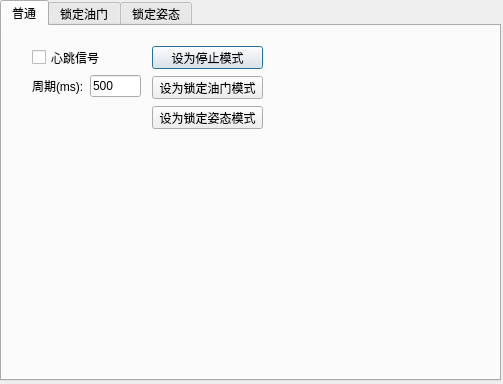
<?xml version="1.0" encoding="UTF-8"?>
<ui version="4.0">
 <class>DialogControl</class>
 <widget class="QDialog" name="DialogControl">
  <property name="geometry">
   <rect>
    <x>0</x>
    <y>0</y>
    <width>503</width>
    <height>384</height>
   </rect>
  </property>
  <property name="focusPolicy">
   <enum>Qt::WheelFocus</enum>
  </property>
  <property name="windowTitle">
   <string>控制</string>
  </property>
  <widget class="QTabWidget" name="tabWidget">
   <property name="geometry">
    <rect>
     <x>0</x>
     <y>0</y>
     <width>501</width>
     <height>381</height>
    </rect>
   </property>
   <property name="currentIndex">
    <number>0</number>
   </property>
   <widget class="QWidget" name="tab_5">
    <attribute name="title">
     <string>普通</string>
    </attribute>
    <widget class="QWidget" name="verticalLayoutWidget_2">
     <property name="geometry">
      <rect>
       <x>30</x>
       <y>20</y>
       <width>109</width>
       <height>51</height>
      </rect>
     </property>
     <layout class="QVBoxLayout" name="verticalLayout_2">
      <item>
       <widget class="QCheckBox" name="heartbeat_enable">
        <property name="text">
         <string>心跳信号</string>
        </property>
       </widget>
      </item>
      <item>
       <layout class="QHBoxLayout" name="horizontalLayout_3">
        <item>
         <widget class="QLabel" name="label_3">
          <property name="text">
           <string>周期(ms):</string>
          </property>
         </widget>
        </item>
        <item>
         <widget class="QLineEdit" name="heartbeat_interval">
          <property name="text">
           <string>500</string>
          </property>
         </widget>
        </item>
       </layout>
      </item>
     </layout>
    </widget>
    <widget class="QPushButton" name="setMode_halt">
     <property name="geometry">
      <rect>
       <x>150</x>
       <y>20</y>
       <width>111</width>
       <height>23</height>
      </rect>
     </property>
     <property name="text">
      <string>设为停止模式</string>
     </property>
    </widget>
    <widget class="QPushButton" name="setMode_lockAttitude">
     <property name="geometry">
      <rect>
       <x>150</x>
       <y>80</y>
       <width>111</width>
       <height>23</height>
      </rect>
     </property>
     <property name="text">
      <string>设为锁定姿态模式</string>
     </property>
    </widget>
    <widget class="QPushButton" name="setMode_lockThrottle">
     <property name="geometry">
      <rect>
       <x>150</x>
       <y>50</y>
       <width>111</width>
       <height>23</height>
      </rect>
     </property>
     <property name="text">
      <string>设为锁定油门模式</string>
     </property>
    </widget>
   </widget>
   <widget class="QWidget" name="lockThrottle">
    <property name="enabled">
     <bool>false</bool>
    </property>
    <attribute name="title">
     <string>锁定油门</string>
    </attribute>
    <widget class="QGroupBox" name="groupBox_3">
     <property name="geometry">
      <rect>
       <x>20</x>
       <y>10</y>
       <width>201</width>
       <height>121</height>
      </rect>
     </property>
     <property name="title">
      <string>油门</string>
     </property>
     <widget class="QSlider" name="lockThrottle_slider0">
      <property name="geometry">
       <rect>
        <x>10</x>
        <y>20</y>
        <width>31</width>
        <height>81</height>
       </rect>
      </property>
      <property name="focusPolicy">
       <enum>Qt::WheelFocus</enum>
      </property>
      <property name="maximum">
       <number>100</number>
      </property>
      <property name="pageStep">
       <number>5</number>
      </property>
      <property name="orientation">
       <enum>Qt::Vertical</enum>
      </property>
     </widget>
     <widget class="QLabel" name="lockThrottle_text0">
      <property name="geometry">
       <rect>
        <x>10</x>
        <y>100</y>
        <width>31</width>
        <height>16</height>
       </rect>
      </property>
      <property name="text">
       <string>0</string>
      </property>
      <property name="textFormat">
       <enum>Qt::PlainText</enum>
      </property>
     </widget>
     <widget class="QSlider" name="lockThrottle_slider1">
      <property name="geometry">
       <rect>
        <x>60</x>
        <y>20</y>
        <width>31</width>
        <height>81</height>
       </rect>
      </property>
      <property name="focusPolicy">
       <enum>Qt::WheelFocus</enum>
      </property>
      <property name="maximum">
       <number>100</number>
      </property>
      <property name="pageStep">
       <number>5</number>
      </property>
      <property name="orientation">
       <enum>Qt::Vertical</enum>
      </property>
     </widget>
     <widget class="QLabel" name="lockThrottle_text1">
      <property name="geometry">
       <rect>
        <x>60</x>
        <y>100</y>
        <width>31</width>
        <height>16</height>
       </rect>
      </property>
      <property name="text">
       <string>0</string>
      </property>
      <property name="textFormat">
       <enum>Qt::PlainText</enum>
      </property>
     </widget>
     <widget class="QSlider" name="lockThrottle_slider2">
      <property name="geometry">
       <rect>
        <x>110</x>
        <y>20</y>
        <width>31</width>
        <height>81</height>
       </rect>
      </property>
      <property name="focusPolicy">
       <enum>Qt::WheelFocus</enum>
      </property>
      <property name="maximum">
       <number>100</number>
      </property>
      <property name="pageStep">
       <number>5</number>
      </property>
      <property name="orientation">
       <enum>Qt::Vertical</enum>
      </property>
     </widget>
     <widget class="QLabel" name="lockThrottle_text2">
      <property name="geometry">
       <rect>
        <x>110</x>
        <y>100</y>
        <width>31</width>
        <height>16</height>
       </rect>
      </property>
      <property name="text">
       <string>0</string>
      </property>
      <property name="textFormat">
       <enum>Qt::PlainText</enum>
      </property>
     </widget>
     <widget class="QSlider" name="lockThrottle_slider3">
      <property name="geometry">
       <rect>
        <x>160</x>
        <y>20</y>
        <width>31</width>
        <height>81</height>
       </rect>
      </property>
      <property name="focusPolicy">
       <enum>Qt::WheelFocus</enum>
      </property>
      <property name="maximum">
       <number>100</number>
      </property>
      <property name="pageStep">
       <number>5</number>
      </property>
      <property name="orientation">
       <enum>Qt::Vertical</enum>
      </property>
     </widget>
     <widget class="QLabel" name="lockThrottle_text3">
      <property name="geometry">
       <rect>
        <x>160</x>
        <y>100</y>
        <width>31</width>
        <height>16</height>
       </rect>
      </property>
      <property name="text">
       <string>0</string>
      </property>
      <property name="textFormat">
       <enum>Qt::PlainText</enum>
      </property>
     </widget>
    </widget>
    <widget class="QCheckBox" name="lockThrottle_same">
     <property name="geometry">
      <rect>
       <x>240</x>
       <y>20</y>
       <width>71</width>
       <height>16</height>
      </rect>
     </property>
     <property name="text">
      <string>统一</string>
     </property>
    </widget>
   </widget>
   <widget class="QWidget" name="lockAttitude">
    <property name="enabled">
     <bool>false</bool>
    </property>
    <attribute name="title">
     <string>锁定姿态</string>
    </attribute>
    <widget class="ControlLockAttitudeWidget" name="lockAttitude_widget" native="true">
     <property name="geometry">
      <rect>
       <x>0</x>
       <y>10</y>
       <width>301</width>
       <height>301</height>
      </rect>
     </property>
    </widget>
    <widget class="QGroupBox" name="groupBox">
     <property name="geometry">
      <rect>
       <x>310</x>
       <y>10</y>
       <width>51</width>
       <height>291</height>
      </rect>
     </property>
     <property name="title">
      <string>油门</string>
     </property>
     <widget class="QWidget" name="verticalLayoutWidget">
      <property name="geometry">
       <rect>
        <x>0</x>
        <y>20</y>
        <width>51</width>
        <height>271</height>
       </rect>
      </property>
      <layout class="QVBoxLayout" name="verticalLayout">
       <property name="leftMargin">
        <number>3</number>
       </property>
       <item>
        <widget class="QSlider" name="lockAttitude_throttleBase">
         <property name="minimumSize">
          <size>
           <width>45</width>
           <height>0</height>
          </size>
         </property>
         <property name="focusPolicy">
          <enum>Qt::WheelFocus</enum>
         </property>
         <property name="maximum">
          <number>100</number>
         </property>
         <property name="pageStep">
          <number>5</number>
         </property>
         <property name="orientation">
          <enum>Qt::Vertical</enum>
         </property>
        </widget>
       </item>
       <item>
        <widget class="QLabel" name="lockAttitude_throttleValue">
         <property name="text">
          <string>0</string>
         </property>
         <property name="textFormat">
          <enum>Qt::PlainText</enum>
         </property>
        </widget>
       </item>
      </layout>
     </widget>
    </widget>
    <widget class="QGroupBox" name="groupBox_2">
     <property name="geometry">
      <rect>
       <x>0</x>
       <y>313</y>
       <width>301</width>
       <height>41</height>
      </rect>
     </property>
     <property name="title">
      <string>灵敏度</string>
     </property>
     <widget class="QSlider" name="lockAttitude_hsSensitivity">
      <property name="geometry">
       <rect>
        <x>10</x>
        <y>15</y>
        <width>231</width>
        <height>21</height>
       </rect>
      </property>
      <property name="value">
       <number>49</number>
      </property>
      <property name="orientation">
       <enum>Qt::Horizontal</enum>
      </property>
     </widget>
     <widget class="QLabel" name="lockAttitude_lSensitivity">
      <property name="geometry">
       <rect>
        <x>250</x>
        <y>15</y>
        <width>41</width>
        <height>20</height>
       </rect>
      </property>
      <property name="toolTip">
       <string>弧度/像素</string>
      </property>
      <property name="text">
       <string>0.005</string>
      </property>
     </widget>
    </widget>
    <widget class="QPushButton" name="lockAttitude_btReset">
     <property name="geometry">
      <rect>
       <x>370</x>
       <y>10</y>
       <width>75</width>
       <height>23</height>
      </rect>
     </property>
     <property name="text">
      <string>复位</string>
     </property>
    </widget>
    <widget class="QPushButton" name="btGetReady">
     <property name="geometry">
      <rect>
       <x>370</x>
       <y>40</y>
       <width>75</width>
       <height>23</height>
      </rect>
     </property>
     <property name="text">
      <string>准备起飞</string>
     </property>
    </widget>
    <widget class="QCheckBox" name="lockAttitude_cbCameraControl">
     <property name="geometry">
      <rect>
       <x>380</x>
       <y>80</y>
       <width>81</width>
       <height>16</height>
      </rect>
     </property>
     <property name="text">
      <string>摄像头控制</string>
     </property>
    </widget>
    <widget class="QPushButton" name="lockAttitude_btCameraSetting">
     <property name="enabled">
      <bool>false</bool>
     </property>
     <property name="geometry">
      <rect>
       <x>380</x>
       <y>100</y>
       <width>75</width>
       <height>23</height>
      </rect>
     </property>
     <property name="text">
      <string>摄像头设置</string>
     </property>
    </widget>
    <widget class="QPushButton" name="btMakeHorizontalAttitude">
     <property name="geometry">
      <rect>
       <x>380</x>
       <y>130</y>
       <width>91</width>
       <height>23</height>
      </rect>
     </property>
     <property name="text">
      <string>作为水平姿态</string>
     </property>
    </widget>
   </widget>
  </widget>
 </widget>
 <customwidgets>
  <customwidget>
   <class>ControlLockAttitudeWidget</class>
   <extends>QWidget</extends>
   <header location="global">dialogcontrol/controllockattitudewidget.h</header>
   <container>1</container>
  </customwidget>
 </customwidgets>
 <tabstops>
  <tabstop>setMode_lockAttitude</tabstop>
  <tabstop>tabWidget</tabstop>
  <tabstop>setMode_halt</tabstop>
  <tabstop>setMode_lockThrottle</tabstop>
  <tabstop>heartbeat_interval</tabstop>
  <tabstop>heartbeat_enable</tabstop>
  <tabstop>lockThrottle_slider0</tabstop>
  <tabstop>lockThrottle_slider1</tabstop>
  <tabstop>lockThrottle_slider2</tabstop>
  <tabstop>lockThrottle_slider3</tabstop>
  <tabstop>lockThrottle_same</tabstop>
  <tabstop>btGetReady</tabstop>
  <tabstop>lockAttitude_throttleBase</tabstop>
  <tabstop>lockAttitude_btReset</tabstop>
  <tabstop>lockAttitude_hsSensitivity</tabstop>
  <tabstop>lockAttitude_cbCameraControl</tabstop>
  <tabstop>lockAttitude_btCameraSetting</tabstop>
 </tabstops>
 <resources/>
 <connections/>
</ui>
